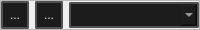
      <widget class="QFrame" name="frame">
       <property name="minimumSize">
        <size>
         <width>0</width>
         <height>0</height>
        </size>
       </property>
       <property name="maximumSize">
        <size>
         <width>16777215</width>
         <height>28</height>
        </size>
       </property>
       <property name="frameShape">
        <enum>QFrame::Shape::StyledPanel</enum>
       </property>
       <property name="frameShadow">
        <enum>QFrame::Shadow::Raised</enum>
       </property>
       <layout class="QHBoxLayout" name="horizontalLayout">
        <property name="leftMargin">
         <number>0</number>
        </property>
        <property name="topMargin">
         <number>0</number>
        </property>
        <property name="rightMargin">
         <number>0</number>
        </property>
        <property name="bottomMargin">
         <number>0</number>
        </property>
        <item>
         <widget class="QToolButton" name="paste_variable_button">
          <property name="maximumSize">
           <size>
            <width>28</width>
            <height>28</height>
           </size>
          </property>
          <property name="toolTip">
           <string>&lt;html&gt;&lt;head/&gt;&lt;body&gt;&lt;p&gt;Paste variable&lt;/p&gt;&lt;/body&gt;&lt;/html&gt;</string>
          </property>
          <property name="styleSheet">
           <string notr="true">
    /* QPushButton default and hover styles */
    QToolButton {

        font: 580 9pt &quot;Segoe UI&quot;;


        border: 2px solid black;
        border-radius: 2px;
        border-color: rgba(80, 80, 80, 255);
        height:22px;
        padding-top: 2px;
        padding-bottom:2px;
        padding-left: 4px;
        padding-right: 4px;
        color: #E3E3E3;
        background-color: #1C1C1C;
    }
    QToolButton:hover {
        background-color: #414956;
        color: white;
    }
    QToolButton:pressed {
        background-color: red;
        background-color: #1C1C1C;
        margin: 1 px;
        margin-left: 2px;
        margin-right: 2px;

    }</string>
          </property>
          <property name="text">
           <string>...</string>
          </property>
          <property name="icon">
           <iconset resource="../resources.qrc">
            <normaloff>:/icons/content_paste_24dp_9D9D9D_FILL0_wght400_GRAD0_opsz24.svg</normaloff>:/icons/content_paste_24dp_9D9D9D_FILL0_wght400_GRAD0_opsz24.svg</iconset>
          </property>
          <property name="iconSize">
           <size>
            <width>20</width>
            <height>20</height>
           </size>
          </property>
         </widget>
        </item>
        <item>
         <widget class="QToolButton" name="add_new_variable_button">
          <property name="maximumSize">
           <size>
            <width>28</width>
            <height>28</height>
           </size>
          </property>
          <property name="toolTip">
           <string>&lt;html&gt;&lt;head/&gt;&lt;body&gt;&lt;p&gt;Create variable&lt;/p&gt;&lt;/body&gt;&lt;/html&gt;</string>
          </property>
          <property name="styleSheet">
           <string notr="true">
    /* QPushButton default and hover styles */
    QToolButton {

        font: 580 9pt &quot;Segoe UI&quot;;


        border: 2px solid black;
        border-radius: 2px;
        border-color: rgba(80, 80, 80, 255);
        height:22px;
        padding-top: 2px;
        padding-bottom:2px;
        padding-left: 4px;
        padding-right: 4px;
        color: #E3E3E3;
        background-color: #1C1C1C;
    }
    QToolButton:hover {
        background-color: #414956;
        color: white;
    }
    QToolButton:pressed {
        background-color: red;
        background-color: #1C1C1C;
        margin: 1 px;
        margin-left: 2px;
        margin-right: 2px;

    }</string>
          </property>
          <property name="text">
           <string>...</string>
          </property>
          <property name="icon">
           <iconset resource="../resources.qrc">
            <normaloff>:/icons/add_24dp_9D9D9D_FILL0_wght400_GRAD0_opsz24.svg</normaloff>:/icons/add_24dp_9D9D9D_FILL0_wght400_GRAD0_opsz24.svg</iconset>
          </property>
          <property name="iconSize">
           <size>
            <width>20</width>
            <height>20</height>
           </size>
          </property>
         </widget>
        </item>
        <item>
         <widget class="QComboBox" name="add_new_variable_combobox">
          <property name="styleSheet">
           <string notr="true">QMenu {
background-color: red;
 }

QMenu::item {
    padding: 5px 10px;
    font: 580 8pt &quot;Segoe UI&quot;;
    border: 2px solid black;
    border-radius: 4px;
    border-color: rgba(80, 80, 80, 255);
    color: #E3E3E3;
}
QMenu::item:selected {
    background-color: #414956;
    color: white;
}
QWidget {
    background-color: #151515;
    outline: none;
}

QWidget:item:checked {
    background-color: #151515;
    color: white;
}

QWidget:item:selected {
    background-color: #414956;
    color: white;
    border: 0px;
}



QMenu {
    background-color: #1d1d1f;
    color: #FFFFFF;
    border: 1px solid #555555;
    /* padding-top: 5px; */
    /* padding-bottom: 5px; */
    border: 2px solid black;
    border-radius: 4px;
    border-color: rgba(80, 80, 80, 255);
}

QMenu::item {
    font: 580 8pt &quot;Segoe UI&quot;;
    border-top: 2px solid black;
    border: 0px;
    border-radius: 2px;
    border-color: rgba(80, 80, 80, 255);
    padding-left: 12px;
    padding-right: 12px;
    color: #E3E3E3;
}

QMenu::item:selected {
    background-color: #666666;
    color: #FFFFFF;
}

QMenu::separator {
    height: 1px;
    background: #AAAAAA;
    margin: 5px 0;
}

QMenu::indicator {
    width: 13px;
    height: 13px;
}

QMenu::indicator:checked {
    image: url(:/images/checkmark.png);
}

QMenu::indicator:unchecked {
    image: url(:/images/empty.png);
}


QComboBox {
    font: 580 8pt &quot;Segoe UI&quot;;
    border: 2px solid black;
    border-radius: 2px;
    border-color: rgba(80, 80, 80, 255);
    height: 12px;
    padding-top: 5px;
    padding-bottom: 5px;
    color: #E3E3E3;
    background-color: #1C1C1C;
    padding-left: 5px;
}

QComboBox:hover {
    background-color: #414956;
    color: white;
}

QComboBox:pressed {
    background-color: #2E2F30;
    color: white;
}

QComboBox:item {
    font: 580 8pt &quot;Segoe UI&quot;;
    color: #E3E3E3;
    padding-left: 5px;
    background-color: #1C1C1C;
    border-style: none;
}

QComboBox::drop-down {
    color: #E3E3E3;
    padding: 2px;
    background: url(://icons/arrow_drop_down_16dp.svg) no-repeat center;
    border-bottom: 0px solid black;
    border-top: 0px solid black;
    border-right: 0px;
    border-left: 2px solid;
    margin-left: 5px;
    padding: 5px;
    width: 7px;
    border-color: rgba(80, 80, 80, 255);
    background-color: #1C1C1C;
}


QComboBox QAbstractItemView {
    border: 2px solid gray;
    border-color: rgba(80, 80, 80, 255);
    selection-background-color: #414956;
    background-color: #1C1C1C;
}


QComboBox QAbstractItemView::item {
    height: 16px; /* Set the height of each item */
    padding: 4px; /* Add padding to each item */
    padding-left: 5px;
    padding-right: 5px;
    color: #ff8a8a8a;
    border-style: none;
    border-bottom: 0.5px solid black;
    border-color: rgba(255, 255, 255, 10);
}


QComboBox QAbstractItemView::item:selected {
    height: 16px; /* Set the height of each item */
    padding: 4px; /* Add padding to each item */
    padding-left: 5px;
    padding-right: 5px;
    background-color: #414956;
    color: white;
    border: none; /* Remove border */
    outline: none; /* Remove outline */
}</string>
          </property>
         </widget>
        </item>
       </layout>
      </widget>
